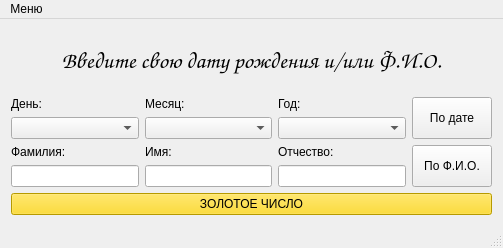
<?xml version="1.0" encoding="UTF-8"?>
<ui version="4.0">
 <class>HachmeiWindow</class>
 <widget class="QMainWindow" name="HachmeiWindow">
  <property name="enabled">
   <bool>true</bool>
  </property>
  <property name="geometry">
   <rect>
    <x>0</x>
    <y>0</y>
    <width>503</width>
    <height>248</height>
   </rect>
  </property>
  <property name="font">
   <font>
    <kerning>true</kerning>
   </font>
  </property>
  <property name="windowTitle">
   <string>Hachmei</string>
  </property>
  <property name="layoutDirection">
   <enum>Qt::LeftToRight</enum>
  </property>
  <widget class="QWidget" name="centralWidget">
   <layout class="QVBoxLayout" name="verticalLayout_12">
    <item>
     <widget class="QLabel" name="label_7">
      <property name="font">
       <font>
        <family>Comic Sans MS</family>
        <pointsize>17</pointsize>
        <italic>false</italic>
        <stylestrategy>PreferAntialias</stylestrategy>
       </font>
      </property>
      <property name="text">
       <string>Введите свою дату рождения и/или Ф.И.О.</string>
      </property>
      <property name="alignment">
       <set>Qt::AlignCenter</set>
      </property>
     </widget>
    </item>
    <item>
     <layout class="QVBoxLayout" name="verticalLayout_11">
      <item>
       <layout class="QHBoxLayout" name="horizontalLayout">
        <item>
         <layout class="QVBoxLayout" name="verticalLayout_7">
          <item>
           <layout class="QVBoxLayout" name="verticalLayout">
            <item>
             <widget class="QLabel" name="label">
              <property name="text">
               <string>День:</string>
              </property>
             </widget>
            </item>
            <item>
             <widget class="QComboBox" name="comboBox"/>
            </item>
           </layout>
          </item>
          <item>
           <layout class="QVBoxLayout" name="verticalLayout_4">
            <item>
             <widget class="QLabel" name="label_5">
              <property name="text">
               <string>Фамилия:</string>
              </property>
             </widget>
            </item>
            <item>
             <widget class="QLineEdit" name="lineEdit"/>
            </item>
           </layout>
          </item>
         </layout>
        </item>
        <item>
         <layout class="QVBoxLayout" name="verticalLayout_8">
          <item>
           <layout class="QVBoxLayout" name="verticalLayout_2">
            <item>
             <widget class="QLabel" name="label_2">
              <property name="text">
               <string>Месяц:</string>
              </property>
             </widget>
            </item>
            <item>
             <widget class="QComboBox" name="comboBox_2"/>
            </item>
           </layout>
          </item>
          <item>
           <layout class="QVBoxLayout" name="verticalLayout_5">
            <item>
             <widget class="QLabel" name="label_4">
              <property name="text">
               <string>Имя:</string>
              </property>
             </widget>
            </item>
            <item>
             <widget class="QLineEdit" name="lineEdit_2"/>
            </item>
           </layout>
          </item>
         </layout>
        </item>
        <item>
         <layout class="QVBoxLayout" name="verticalLayout_9">
          <item>
           <layout class="QVBoxLayout" name="verticalLayout_3">
            <item>
             <widget class="QLabel" name="label_3">
              <property name="text">
               <string>Год:</string>
              </property>
             </widget>
            </item>
            <item>
             <widget class="QComboBox" name="comboBox_3"/>
            </item>
           </layout>
          </item>
          <item>
           <layout class="QVBoxLayout" name="verticalLayout_6">
            <item>
             <widget class="QLabel" name="label_6">
              <property name="text">
               <string>Отчество:</string>
              </property>
             </widget>
            </item>
            <item>
             <widget class="QLineEdit" name="lineEdit_3"/>
            </item>
           </layout>
          </item>
         </layout>
        </item>
        <item>
         <layout class="QVBoxLayout" name="verticalLayout_10">
          <item>
           <widget class="QPushButton" name="ButtonDate">
            <property name="sizePolicy">
             <sizepolicy hsizetype="Preferred" vsizetype="Preferred">
              <horstretch>0</horstretch>
              <verstretch>0</verstretch>
             </sizepolicy>
            </property>
            <property name="cursor">
             <cursorShape>PointingHandCursor</cursorShape>
            </property>
            <property name="text">
             <string>По дате</string>
            </property>
           </widget>
          </item>
          <item>
           <widget class="QPushButton" name="ButtonFIO">
            <property name="sizePolicy">
             <sizepolicy hsizetype="Preferred" vsizetype="Preferred">
              <horstretch>0</horstretch>
              <verstretch>0</verstretch>
             </sizepolicy>
            </property>
            <property name="cursor">
             <cursorShape>PointingHandCursor</cursorShape>
            </property>
            <property name="text">
             <string>По Ф.И.О.</string>
            </property>
           </widget>
          </item>
         </layout>
        </item>
       </layout>
      </item>
      <item>
       <widget class="QPushButton" name="ButtonGold">
        <property name="sizePolicy">
         <sizepolicy hsizetype="MinimumExpanding" vsizetype="Preferred">
          <horstretch>0</horstretch>
          <verstretch>0</verstretch>
         </sizepolicy>
        </property>
        <property name="palette">
         <palette>
          <active>
           <colorrole role="WindowText">
            <brush brushstyle="SolidPattern">
             <color alpha="255">
              <red>0</red>
              <green>0</green>
              <blue>0</blue>
             </color>
            </brush>
           </colorrole>
           <colorrole role="Button">
            <brush brushstyle="SolidPattern">
             <color alpha="255">
              <red>255</red>
              <green>215</green>
              <blue>0</blue>
             </color>
            </brush>
           </colorrole>
           <colorrole role="Light">
            <brush brushstyle="SolidPattern">
             <color alpha="255">
              <red>255</red>
              <green>235</green>
              <blue>127</blue>
             </color>
            </brush>
           </colorrole>
           <colorrole role="Midlight">
            <brush brushstyle="SolidPattern">
             <color alpha="255">
              <red>255</red>
              <green>225</green>
              <blue>63</blue>
             </color>
            </brush>
           </colorrole>
           <colorrole role="Dark">
            <brush brushstyle="SolidPattern">
             <color alpha="255">
              <red>127</red>
              <green>107</green>
              <blue>0</blue>
             </color>
            </brush>
           </colorrole>
           <colorrole role="Mid">
            <brush brushstyle="SolidPattern">
             <color alpha="255">
              <red>170</red>
              <green>143</green>
              <blue>0</blue>
             </color>
            </brush>
           </colorrole>
           <colorrole role="Text">
            <brush brushstyle="SolidPattern">
             <color alpha="255">
              <red>0</red>
              <green>0</green>
              <blue>0</blue>
             </color>
            </brush>
           </colorrole>
           <colorrole role="BrightText">
            <brush brushstyle="SolidPattern">
             <color alpha="255">
              <red>255</red>
              <green>255</green>
              <blue>255</blue>
             </color>
            </brush>
           </colorrole>
           <colorrole role="ButtonText">
            <brush brushstyle="SolidPattern">
             <color alpha="255">
              <red>0</red>
              <green>0</green>
              <blue>0</blue>
             </color>
            </brush>
           </colorrole>
           <colorrole role="Base">
            <brush brushstyle="SolidPattern">
             <color alpha="255">
              <red>255</red>
              <green>255</green>
              <blue>255</blue>
             </color>
            </brush>
           </colorrole>
           <colorrole role="Window">
            <brush brushstyle="SolidPattern">
             <color alpha="255">
              <red>255</red>
              <green>215</green>
              <blue>0</blue>
             </color>
            </brush>
           </colorrole>
           <colorrole role="Shadow">
            <brush brushstyle="SolidPattern">
             <color alpha="255">
              <red>0</red>
              <green>0</green>
              <blue>0</blue>
             </color>
            </brush>
           </colorrole>
           <colorrole role="AlternateBase">
            <brush brushstyle="SolidPattern">
             <color alpha="255">
              <red>255</red>
              <green>235</green>
              <blue>127</blue>
             </color>
            </brush>
           </colorrole>
           <colorrole role="ToolTipBase">
            <brush brushstyle="SolidPattern">
             <color alpha="255">
              <red>255</red>
              <green>255</green>
              <blue>220</blue>
             </color>
            </brush>
           </colorrole>
           <colorrole role="ToolTipText">
            <brush brushstyle="SolidPattern">
             <color alpha="255">
              <red>0</red>
              <green>0</green>
              <blue>0</blue>
             </color>
            </brush>
           </colorrole>
          </active>
          <inactive>
           <colorrole role="WindowText">
            <brush brushstyle="SolidPattern">
             <color alpha="255">
              <red>0</red>
              <green>0</green>
              <blue>0</blue>
             </color>
            </brush>
           </colorrole>
           <colorrole role="Button">
            <brush brushstyle="SolidPattern">
             <color alpha="255">
              <red>255</red>
              <green>215</green>
              <blue>0</blue>
             </color>
            </brush>
           </colorrole>
           <colorrole role="Light">
            <brush brushstyle="SolidPattern">
             <color alpha="255">
              <red>255</red>
              <green>235</green>
              <blue>127</blue>
             </color>
            </brush>
           </colorrole>
           <colorrole role="Midlight">
            <brush brushstyle="SolidPattern">
             <color alpha="255">
              <red>255</red>
              <green>225</green>
              <blue>63</blue>
             </color>
            </brush>
           </colorrole>
           <colorrole role="Dark">
            <brush brushstyle="SolidPattern">
             <color alpha="255">
              <red>127</red>
              <green>107</green>
              <blue>0</blue>
             </color>
            </brush>
           </colorrole>
           <colorrole role="Mid">
            <brush brushstyle="SolidPattern">
             <color alpha="255">
              <red>170</red>
              <green>143</green>
              <blue>0</blue>
             </color>
            </brush>
           </colorrole>
           <colorrole role="Text">
            <brush brushstyle="SolidPattern">
             <color alpha="255">
              <red>0</red>
              <green>0</green>
              <blue>0</blue>
             </color>
            </brush>
           </colorrole>
           <colorrole role="BrightText">
            <brush brushstyle="SolidPattern">
             <color alpha="255">
              <red>255</red>
              <green>255</green>
              <blue>255</blue>
             </color>
            </brush>
           </colorrole>
           <colorrole role="ButtonText">
            <brush brushstyle="SolidPattern">
             <color alpha="255">
              <red>0</red>
              <green>0</green>
              <blue>0</blue>
             </color>
            </brush>
           </colorrole>
           <colorrole role="Base">
            <brush brushstyle="SolidPattern">
             <color alpha="255">
              <red>255</red>
              <green>255</green>
              <blue>255</blue>
             </color>
            </brush>
           </colorrole>
           <colorrole role="Window">
            <brush brushstyle="SolidPattern">
             <color alpha="255">
              <red>255</red>
              <green>215</green>
              <blue>0</blue>
             </color>
            </brush>
           </colorrole>
           <colorrole role="Shadow">
            <brush brushstyle="SolidPattern">
             <color alpha="255">
              <red>0</red>
              <green>0</green>
              <blue>0</blue>
             </color>
            </brush>
           </colorrole>
           <colorrole role="AlternateBase">
            <brush brushstyle="SolidPattern">
             <color alpha="255">
              <red>255</red>
              <green>235</green>
              <blue>127</blue>
             </color>
            </brush>
           </colorrole>
           <colorrole role="ToolTipBase">
            <brush brushstyle="SolidPattern">
             <color alpha="255">
              <red>255</red>
              <green>255</green>
              <blue>220</blue>
             </color>
            </brush>
           </colorrole>
           <colorrole role="ToolTipText">
            <brush brushstyle="SolidPattern">
             <color alpha="255">
              <red>0</red>
              <green>0</green>
              <blue>0</blue>
             </color>
            </brush>
           </colorrole>
          </inactive>
          <disabled>
           <colorrole role="WindowText">
            <brush brushstyle="SolidPattern">
             <color alpha="255">
              <red>127</red>
              <green>107</green>
              <blue>0</blue>
             </color>
            </brush>
           </colorrole>
           <colorrole role="Button">
            <brush brushstyle="SolidPattern">
             <color alpha="255">
              <red>255</red>
              <green>215</green>
              <blue>0</blue>
             </color>
            </brush>
           </colorrole>
           <colorrole role="Light">
            <brush brushstyle="SolidPattern">
             <color alpha="255">
              <red>255</red>
              <green>235</green>
              <blue>127</blue>
             </color>
            </brush>
           </colorrole>
           <colorrole role="Midlight">
            <brush brushstyle="SolidPattern">
             <color alpha="255">
              <red>255</red>
              <green>225</green>
              <blue>63</blue>
             </color>
            </brush>
           </colorrole>
           <colorrole role="Dark">
            <brush brushstyle="SolidPattern">
             <color alpha="255">
              <red>127</red>
              <green>107</green>
              <blue>0</blue>
             </color>
            </brush>
           </colorrole>
           <colorrole role="Mid">
            <brush brushstyle="SolidPattern">
             <color alpha="255">
              <red>170</red>
              <green>143</green>
              <blue>0</blue>
             </color>
            </brush>
           </colorrole>
           <colorrole role="Text">
            <brush brushstyle="SolidPattern">
             <color alpha="255">
              <red>127</red>
              <green>107</green>
              <blue>0</blue>
             </color>
            </brush>
           </colorrole>
           <colorrole role="BrightText">
            <brush brushstyle="SolidPattern">
             <color alpha="255">
              <red>255</red>
              <green>255</green>
              <blue>255</blue>
             </color>
            </brush>
           </colorrole>
           <colorrole role="ButtonText">
            <brush brushstyle="SolidPattern">
             <color alpha="255">
              <red>127</red>
              <green>107</green>
              <blue>0</blue>
             </color>
            </brush>
           </colorrole>
           <colorrole role="Base">
            <brush brushstyle="SolidPattern">
             <color alpha="255">
              <red>255</red>
              <green>215</green>
              <blue>0</blue>
             </color>
            </brush>
           </colorrole>
           <colorrole role="Window">
            <brush brushstyle="SolidPattern">
             <color alpha="255">
              <red>255</red>
              <green>215</green>
              <blue>0</blue>
             </color>
            </brush>
           </colorrole>
           <colorrole role="Shadow">
            <brush brushstyle="SolidPattern">
             <color alpha="255">
              <red>0</red>
              <green>0</green>
              <blue>0</blue>
             </color>
            </brush>
           </colorrole>
           <colorrole role="AlternateBase">
            <brush brushstyle="SolidPattern">
             <color alpha="255">
              <red>255</red>
              <green>215</green>
              <blue>0</blue>
             </color>
            </brush>
           </colorrole>
           <colorrole role="ToolTipBase">
            <brush brushstyle="SolidPattern">
             <color alpha="255">
              <red>255</red>
              <green>255</green>
              <blue>220</blue>
             </color>
            </brush>
           </colorrole>
           <colorrole role="ToolTipText">
            <brush brushstyle="SolidPattern">
             <color alpha="255">
              <red>0</red>
              <green>0</green>
              <blue>0</blue>
             </color>
            </brush>
           </colorrole>
          </disabled>
         </palette>
        </property>
        <property name="cursor">
         <cursorShape>PointingHandCursor</cursorShape>
        </property>
        <property name="layoutDirection">
         <enum>Qt::LeftToRight</enum>
        </property>
        <property name="text">
         <string>ЗОЛОТОЕ ЧИСЛО</string>
        </property>
       </widget>
      </item>
     </layout>
    </item>
   </layout>
  </widget>
  <widget class="QMenuBar" name="menuBar">
   <property name="geometry">
    <rect>
     <x>0</x>
     <y>0</y>
     <width>503</width>
     <height>25</height>
    </rect>
   </property>
   <widget class="QMenu" name="Menu">
    <property name="title">
     <string>Меню</string>
    </property>
    <addaction name="action_about"/>
    <addaction name="separator"/>
    <addaction name="action_exit"/>
   </widget>
   <addaction name="Menu"/>
  </widget>
  <widget class="QToolBar" name="mainToolBar">
   <property name="sizePolicy">
    <sizepolicy hsizetype="Ignored" vsizetype="Ignored">
     <horstretch>0</horstretch>
     <verstretch>0</verstretch>
    </sizepolicy>
   </property>
   <attribute name="toolBarArea">
    <enum>TopToolBarArea</enum>
   </attribute>
   <attribute name="toolBarBreak">
    <bool>false</bool>
   </attribute>
  </widget>
  <widget class="QStatusBar" name="statusBar"/>
  <action name="action_about">
   <property name="text">
    <string>О Hachmei...</string>
   </property>
  </action>
  <action name="action_exit">
   <property name="text">
    <string>Выход</string>
   </property>
   <property name="shortcut">
    <string>Ctrl+X, Ctrl+Q, Esc</string>
   </property>
  </action>
 </widget>
 <layoutdefault spacing="6" margin="11"/>
 <tabstops>
  <tabstop>comboBox</tabstop>
  <tabstop>comboBox_2</tabstop>
  <tabstop>comboBox_3</tabstop>
  <tabstop>ButtonDate</tabstop>
  <tabstop>lineEdit</tabstop>
  <tabstop>lineEdit_2</tabstop>
  <tabstop>lineEdit_3</tabstop>
  <tabstop>ButtonFIO</tabstop>
  <tabstop>ButtonGold</tabstop>
 </tabstops>
 <resources/>
 <connections/>
</ui>
